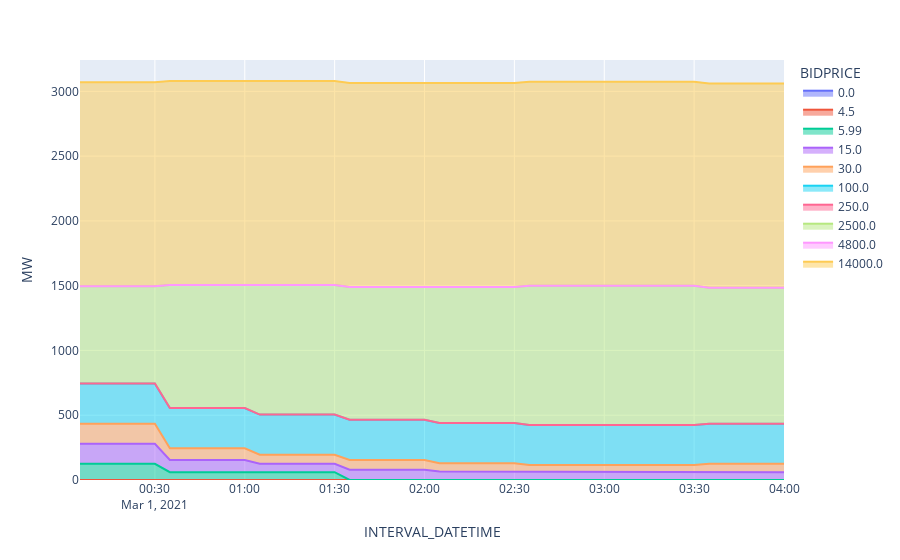

Notebook code cell kept with this figure:
### Code cell
# Plot the results.
fig = px.area(bids.sort_values('BIDBAND'), x='INTERVAL_DATETIME', 
              y='BIDVOLUME', color='BIDPRICE')
fig.update_layout(yaxis_title="MW")
fig.show()
